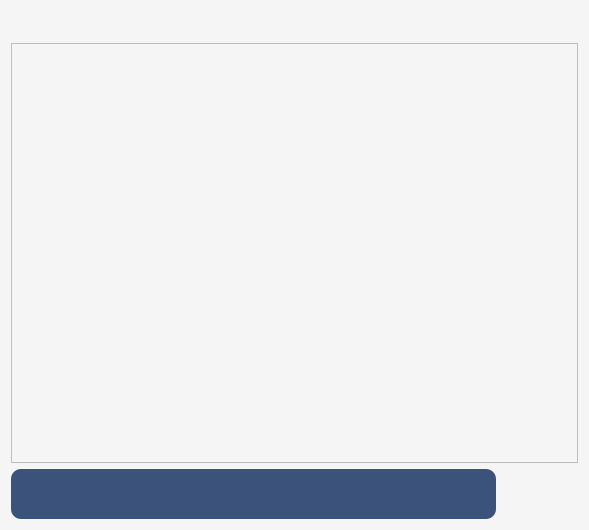
<?xml version="1.0" encoding="UTF-8"?>
<ui version="4.0">
 <class>ChatWidget</class>
 <widget class="QWidget" name="ChatWidget">
  <property name="geometry">
   <rect>
    <x>0</x>
    <y>0</y>
    <width>589</width>
    <height>530</height>
   </rect>
  </property>
  <property name="windowTitle">
   <string>Form</string>
  </property>
  <property name="styleSheet">
   <string notr="true">QWidget {
	background-color: rgb(245, 245, 245);
}</string>
  </property>
  <layout class="QGridLayout" name="gridLayout">
   <item row="2" column="1">
    <widget class="QPushButton" name="mediaButton">
     <property name="minimumSize">
      <size>
       <width>0</width>
       <height>50</height>
      </size>
     </property>
     <property name="maximumSize">
      <size>
       <width>30</width>
       <height>16777215</height>
      </size>
     </property>
     <property name="font">
      <font>
       <kerning>true</kerning>
      </font>
     </property>
     <property name="cursor">
      <cursorShape>PointingHandCursor</cursorShape>
     </property>
     <property name="text">
      <string/>
     </property>
     <property name="icon">
      <iconset resource="client.qrc">
       <normaloff>:/resources/media_icon.png</normaloff>:/resources/media_icon.png</iconset>
     </property>
     <property name="iconSize">
      <size>
       <width>33</width>
       <height>43</height>
      </size>
     </property>
     <property name="flat">
      <bool>true</bool>
     </property>
    </widget>
   </item>
   <item row="2" column="2">
    <widget class="QPushButton" name="sendButton">
     <property name="minimumSize">
      <size>
       <width>0</width>
       <height>50</height>
      </size>
     </property>
     <property name="cursor">
      <cursorShape>PointingHandCursor</cursorShape>
     </property>
     <property name="text">
      <string/>
     </property>
     <property name="icon">
      <iconset resource="client.qrc">
       <normaloff>:/resources/send_icon.png</normaloff>:/resources/send_icon.png</iconset>
     </property>
     <property name="iconSize">
      <size>
       <width>27</width>
       <height>43</height>
      </size>
     </property>
     <property name="flat">
      <bool>true</bool>
     </property>
    </widget>
   </item>
   <item row="1" column="0" colspan="3">
    <widget class="QScrollArea" name="scrollArea">
     <property name="sizePolicy">
      <sizepolicy hsizetype="Expanding" vsizetype="Expanding">
       <horstretch>0</horstretch>
       <verstretch>1</verstretch>
      </sizepolicy>
     </property>
     <property name="widgetResizable">
      <bool>true</bool>
     </property>
     <property name="alignment">
      <set>Qt::AlignLeading|Qt::AlignLeft|Qt::AlignTop</set>
     </property>
     <widget class="QWidget" name="scrollAreaWidgetContents">
      <property name="geometry">
       <rect>
        <x>0</x>
        <y>0</y>
        <width>565</width>
        <height>410</height>
       </rect>
      </property>
      <layout class="QHBoxLayout" name="horizontalLayout_2" stretch="1">
       <item>
        <layout class="QVBoxLayout" name="verticalLayout" stretch="0">
         <property name="spacing">
          <number>20</number>
         </property>
         <item>
          <spacer name="verticalSpacer_2">
           <property name="orientation">
            <enum>Qt::Vertical</enum>
           </property>
           <property name="sizeHint" stdset="0">
            <size>
             <width>20</width>
             <height>40</height>
            </size>
           </property>
          </spacer>
         </item>
        </layout>
       </item>
      </layout>
     </widget>
    </widget>
   </item>
   <item row="2" column="0">
    <widget class="QLineEdit" name="messageEdit">
     <property name="minimumSize">
      <size>
       <width>0</width>
       <height>50</height>
      </size>
     </property>
     <property name="font">
      <font>
       <pointsize>-1</pointsize>
       <italic>false</italic>
       <bold>true</bold>
      </font>
     </property>
     <property name="styleSheet">
      <string notr="true">QLineEdit#messageEdit {
	background-color: #3b527b;
	color: rgb(245, 245, 245);
	padding-left: 10px;
	border-radius: 10px;
	font-size: 20px;
}</string>
     </property>
     <property name="text">
      <string/>
     </property>
    </widget>
   </item>
   <item row="0" column="0">
    <widget class="QLabel" name="label">
     <property name="font">
      <font>
       <pointsize>17</pointsize>
       <bold>true</bold>
      </font>
     </property>
     <property name="styleSheet">
      <string notr="true">QLabel {
	color: rgb(60, 45, 50);
}</string>
     </property>
     <property name="text">
      <string/>
     </property>
    </widget>
   </item>
  </layout>
 </widget>
 <resources>
  <include location="client.qrc"/>
 </resources>
 <connections/>
</ui>
